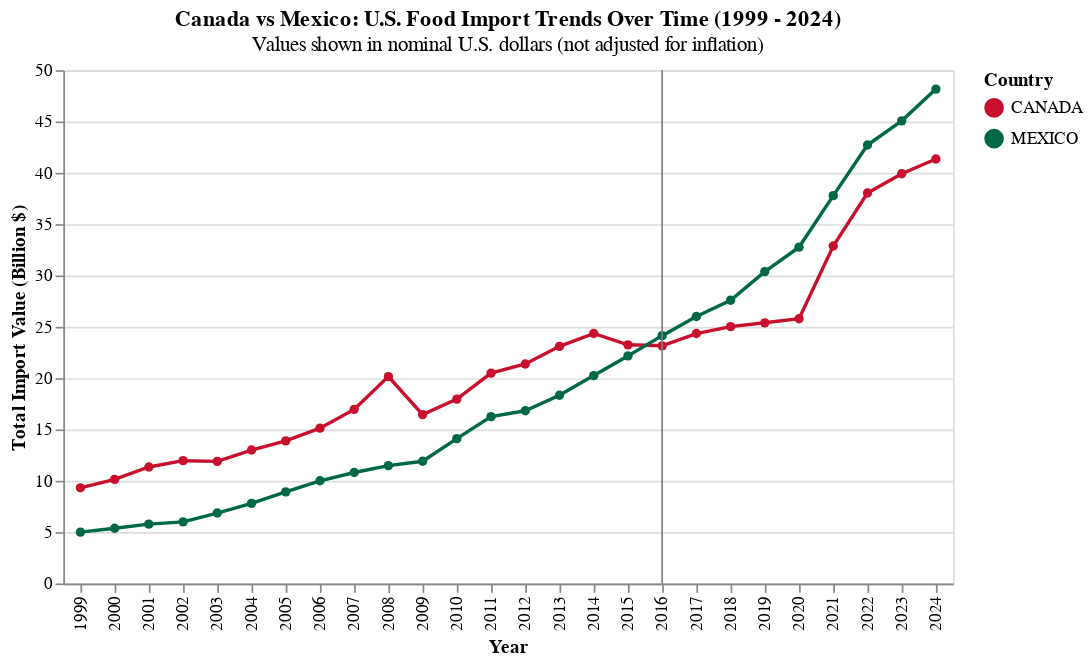

Notebook code for this chart:
### Code cell
df_can_mex = (
    df_clean_b
    .filter(pl.col("Country").is_in(["CANADA", "MEXICO"]))
    .group_by(["YearNum", "Country"])
    .agg(pl.sum("FoodValue_B").alias("TotalImports_B"))
    .sort(["Country", "YearNum"])
)


chart_can_mex = (
    alt.Chart(df_can_mex)
    .mark_line(point=True)
    .encode(
        x=alt.X("YearNum:O", title="Year"),
        y=alt.Y("TotalImports_B:Q", title="Total Import Value (Billion $)"),
        color=alt.Color("Country:N", title="Country", scale=alt.Scale(domain=["CANADA", "MEXICO"], range=["#C8102E", "#006847"])),
    )
    .properties(
        title={
            "text": "Canada vs Mexico: U.S. Food Import Trends Over Time (1999 - 2024)",
            "subtitle": "Values shown in nominal U.S. dollars (not adjusted for inflation)"
        }
    )
)

rule = (
    alt.Chart(alt.Data(values=[{"YearNum": 2016}]))
    .mark_rule(color="gray")
    .encode(x="YearNum:O")
)

chart_can_mex + rule

### Figure 1 — Vega-Lite specification as saved in the notebook (floating-point values rounded to 4 significant figures)
{"config": {"view": {"continuousWidth": 300, "continuousHeight": 300}}, "layer": [{"data": {"name": "data-f871b7a74caa9b00e10e720fd2118dcc"}, "mark": {"type": "line", "point": true}, "encoding": {"color": {"field": "Country", "scale": {"domain": ["CANADA", "MEXICO"], "range": ["#C8102E", "#006847"]}, "title": "Country", "type": "nominal"}, "x": {"field": "YearNum", "title": "Year", "type": "ordinal"}, "y": {"field": "TotalImports_B", "title": "Total Import Value (Billion $)", "type": "quantitative"}}, "title": {"text": "Canada vs Mexico: U.S. Food Import Trends Over Time (1999 - 2024)", "subtitle": "Values shown in nominal U.S. dollars (not adjusted for inflation)"}}, {"data": {"values": [{"YearNum": 2016}]}, "mark": {"type": "rule", "color": "gray"}, "encoding": {"x": {"field": "YearNum", "type": "ordinal"}}}], "$schema": "https://vega.github.io/schema/vega-lite/v5.20.1.json", "datasets": {"data-f871b7a74caa9b00e10e720fd2118dcc": [{"YearNum": 1999, "Country": "CANADA", "TotalImports_B": 9.316}, {"YearNum": 2000, "Country": "CANADA", "TotalImports_B": 10.14}, {"YearNum": 2001, "Country": "CANADA", "TotalImports_B": 11.35}, {"YearNum": 2002, "Country": "CANADA", "TotalImports_B": 11.96}, {"YearNum": 2003, "Country": "CANADA", "TotalImports_B": 11.89}, {"YearNum": 2004, "Country": "CANADA", "TotalImports_B": 13.0}, {"YearNum": 2005, "Country": "CANADA", "TotalImports_B": 13.89}, {"YearNum": 2006, "Country": "CANADA", "TotalImports_B": 15.13}, {"YearNum": 2007, "Country": "CANADA", "TotalImports_B": 16.95}, {"YearNum": 2008, "Country": "CANADA", "TotalImports_B": 20.15}, {"YearNum": 2009, "Country": "CANADA", "TotalImports_B": 16.45}, {"YearNum": 2010, "Country": "CANADA", "TotalImports_B": 17.96}, {"YearNum": 2011, "Country": "CANADA", "TotalImports_B": 20.49}, {"YearNum": 2012, "Country": "CANADA", "TotalImports_B": 21.38}, {"YearNum": 2013, "Country": "CANADA", "TotalImports_B": 23.1}, {"YearNum": 2014, "Country": "CANADA", "TotalImports_B": 24.35}, {"YearNum": 2015, "Country": "CANADA", "TotalImports_B": 23.24}, {"YearNum": 2016, "Country": "CANADA", "TotalImports_B": 23.15}, {"YearNum": 2017, "Country": "CANADA", "TotalImports_B": 24.34}, {"YearNum": 2018, "Country": "CANADA", "TotalImports_B": 25.02}, {"YearNum": 2019, "Country": "CANADA", "TotalImports_B": 25.39}, {"YearNum": 2020, "Country": "CANADA", "TotalImports_B": 25.78}, {"YearNum": 2021, "Country": "CANADA", "TotalImports_B": 32.87}, {"YearNum": 2022, "Country": "CANADA", "TotalImports_B": 38.03}, {"YearNum": 2023, "Country": "CANADA", "TotalImports_B": 39.91}, {"YearNum": 2024, "Country": "CANADA", "TotalImports_B": 41.35}, {"YearNum": 1999, "Country": "MEXICO", "TotalImports_B": 4.996}, {"YearNum": 2000, "Country": "MEXICO", "TotalImports_B": 5.382}, {"YearNum": 2001, "Country": "MEXICO", "TotalImports_B": 5.776}, {"YearNum": 2002, "Country": "MEXICO", "TotalImports_B": 5.999}, {"YearNum": 2003, "Country": "MEXICO", "TotalImports_B": 6.859}, {"YearNum": 2004, "Country": "MEXICO", "TotalImports_B": 7.805}, {"YearNum": 2005, "Country": "MEXICO", "TotalImports_B": 8.925}, {"YearNum": 2006, "Country": "MEXICO", "TotalImports_B": 10.0}, {"YearNum": 2007, "Country": "MEXICO", "TotalImports_B": 10.8}, {"YearNum": 2008, "Country": "MEXICO", "TotalImports_B": 11.48}, {"YearNum": 2009, "Country": "MEXICO", "TotalImports_B": 11.9}, {"YearNum": 2010, "Country": "MEXICO", "TotalImports_B": 14.11}, {"YearNum": 2011, "Country": "MEXICO", "TotalImports_B": 16.25}, {"YearNum": 2012, "Country": "MEXICO", "TotalImports_B": 16.82}, {"YearNum": 2013, "Country": "MEXICO", "TotalImports_B": 18.33}, {"YearNum": 2014, "Country": "MEXICO", "TotalImports_B": 20.25}, {"YearNum": 2015, "Country": "MEXICO", "TotalImports_B": 22.16}, {"YearNum": 2016, "Country": "MEXICO", "TotalImports_B": 24.14}, {"YearNum": 2017, "Country": "MEXICO", "TotalImports_B": 26.0}, {"YearNum": 2018, "Country": "MEXICO", "TotalImports_B": 27.59}, {"YearNum": 2019, "Country": "MEXICO", "TotalImports_B": 30.38}, {"YearNum": 2020, "Country": "MEXICO", "TotalImports_B": 32.76}, {"YearNum": 2021, "Country": "MEXICO", "TotalImports_B": 37.78}, {"YearNum": 2022, "Country": "MEXICO", "TotalImports_B": 42.71}, {"YearNum": 2023, "Country": "MEXICO", "TotalImports_B": 45.06}, {"YearNum": 2024, "Country": "MEXICO", "TotalImports_B": 48.15}]}}
